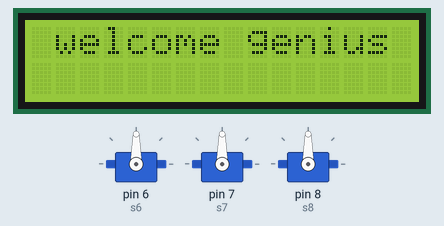
This sketch was run on a simulated Arduino Uno, built with avr-gcc and run on an emulated ATmega328P. On the bench: 16×2 character LCD, 3 × servo.

Above: at 0.1 s.
At 1.1 s:
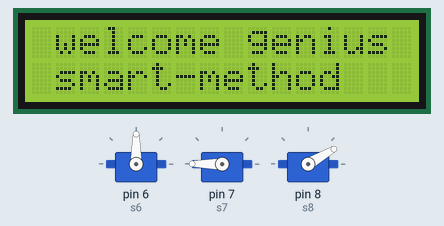
At 2.1 s:
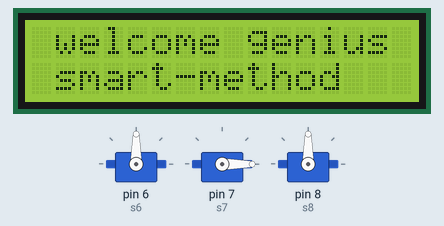
Timing chart, 0 to 129.8 s (numbered marks = the images above):
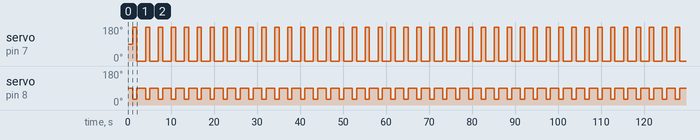

Measured:
- by itself, servo on pin 7 (s7): alternates 180° for 1.0 s and 0° for 2.0 s
- by itself, servo on pin 8 (s8): alternates 90° for 2.0 s and 30° for 1.0 s

The sketch:

slave_arduino.ino
```cpp
//slave
#include<Servo.h>
#include <LiquidCrystal.h>
Servo s6, s7, s8;
#define servoPin s6, s7, s8
long distance;
LiquidCrystal lcd(13, 12, 5, 4, 3, 2);
void setup()
{
  lcd.begin(16, 2);
  s6.attach( 6);
  s7.attach( 7);
  s8.attach( 8);
}

void loop(){
if (distance < 80){
  lcd.setCursor(1,0);
  lcd.print("welcome genius to");
  delay(1000);
  lcd.setCursor(1,1);
  lcd.print("smart-method");
  s8.write(30);
  s7.write(180);
  s6.write(90);
  delay(1000);
  s8.write(90);
  s7.write(0);
  s6.write(90);
  delay(1000);
} }
```
